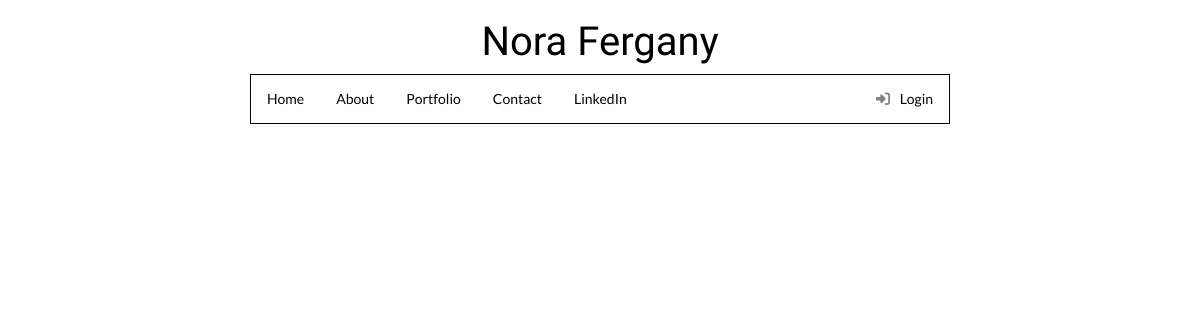
Before: /drafts/ (signed in) with the older database file.
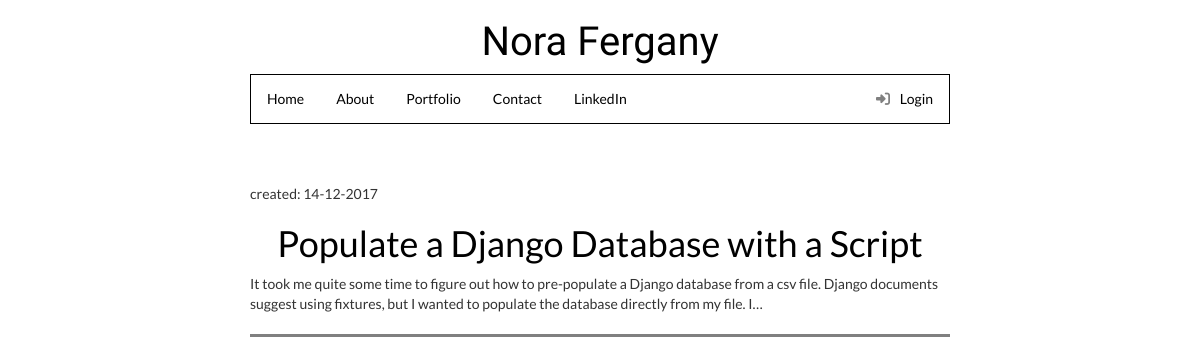
After: the same page with the newer database file.
### blog/models.py (models this page shows, shortened)
class Post(models.Model):
    author = models.ForeignKey('auth.User')
    title = models.CharField(max_length=200)
    text = models.TextField()
    created_date = models.DateTimeField(
        default=timezone.now)
    published_date = models.DateTimeField(blank=True, null=True)
    category = models.ForeignKey(Category, verbose_name="Category", default='Category', null=True, blank=True)

### blog/views.py (the view)
# urls.py: url(r'^drafts/$', views.post_draft_list, name='post_draft_list'),
@login_required
def post_draft_list(request):
    posts = Post.objects.filter(published_date__isnull=True).order_by('created_date')
    return render(request, 'blog/post_draft_list.html', {'posts': posts})

### blog/templates/blog/post_draft_list.html
{% extends 'blog/base.html' %}
{% block content %}
    {% for post in posts %}
        <div class="post">
            <p class="date">created: {{ post.created_date|date:'d-m-Y' }}</p>
            <h1><a href="{% url 'post_detail' pk=post.pk %}">{{ post.title }}</a></h1>
            <p>{{ post.text|truncatechars:200 }}</p>
        </div>
    {% endfor %}
{% endblock %}

Changed rows visible on the page:
added Post: created_date "14-12-2017", title "Populate a Django Database with a Script", text "It took me quite some time to figure out how to pre-populate a Django database from a csv file. Django documents suggest using fixtures, but I wanted to populate the database directly from my file. I…"
